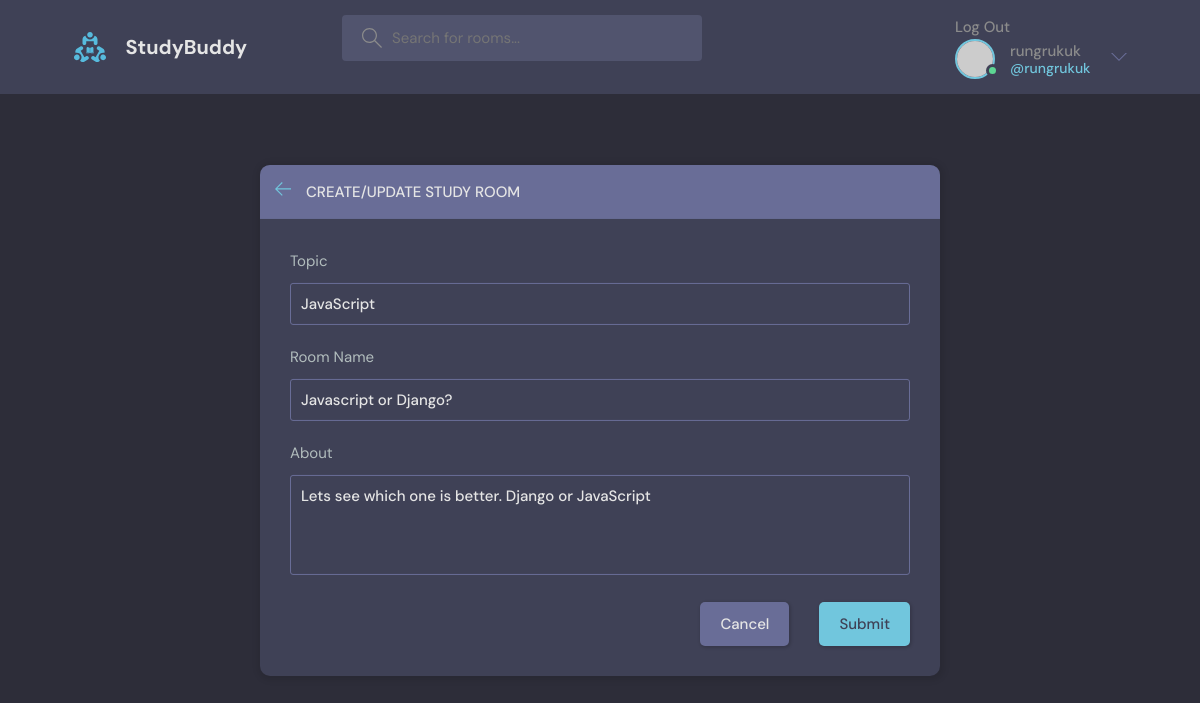
Page /update-room/12 (signed in) on the committed database.
### base/models.py (models this page shows, shortened)
class Room(models.Model):
    host = models.ForeignKey(User, on_delete=models.SET_NULL, null=True)
    topic = models.ForeignKey(Topic, on_delete=models.SET_NULL, null=True)
    name = models.CharField(max_length=50)
    description = models.TextField(max_length=50, null=True, blank=True)
    participants = models.ManyToManyField(User, related_name="participants", blank=True)
    updated = models.DateTimeField(auto_now=True)
    created = models.DateTimeField(auto_now_add=True)
    class Meta:
        ordering = ["-updated", "-created"]

class Topic(models.Model):
    name = models.CharField(max_length=200)

### base/views.py (the view, shortened to what this page needs)
# urls.py: path("update-room/<str:pk>", views.updateRoom, name="update-room"),
@login_required(login_url="login")
def updateRoom(request, pk):
    room = Room.objects.get(id=int(pk))
    form = RoomForm(instance=room)
    topics = Topic.objects.all()
    context = {"form": form, "topics": topics, "room": room}
    return render(request, "base/room_form.html", context)

### base/forms.py
class RoomForm(ModelForm):
    class Meta:
        model = Room
        fields = "__all__"
        exclude = ["host", "participants"]

### base/templates/base/room_form.html (shortened to what this page needs)
{% extends 'main.html' %}
{% block content %}
  <main class="create-room layout">
    <div class="container">
      <div class="layout__box">
        <div class="layout__boxHeader">
          <div class="layout__boxTitle">
            <a href="{% url 'home' %}">
              <svg version="1.1" xmlns="http://www.w3.org/2000/svg" width="32" height="32" viewBox="0 0 32 32">
                <title>arrow-left</title>
                <path
                  d="M13.723 2.286l-13.723 13.714 13.719 13.714 1.616-1.611-10.96-10.96h27.625v-2.286h-27.625l10.965-10.965-1.616-1.607z">
                </path>
              </svg>
            </a>
            <h3>Create/Update Study Room</h3>
          </div>
        </div>
        <div class="layout__body">
          <form class="form" action="" method ="POST">
            <div class="form__group">
              <label for="room_topic">Topic</label>
              <input required type="text" value = "{{room.topic.name}}" name="topic" list="topic-list" />
            </div>
            <div class="form__group">
              <label for="room_name">Room Name</label>
              {{form.name}}
            </div>
            <div class="form__group">
              <label for="room_description">About</label>
              {{form.description}}
            </div>
            <div class="form__action">
              <a class="btn btn--dark" href="index.html">Cancel</a>
              <button class="btn btn--main" type="submit">Submit</button>
            </div>
          </form>
        </div>
      </div>
    </div>
  </main>
{% endblock content %}

### templates/navbar.html (shortened to what this page needs)
{% load static %}
<header class="header header--loggedIn">
    <div class="container">
      <a href="{% url 'home' %}" class="header__logo">
        <img src="{% static 'images/logo.svg' %}" />
        <h1>StudyBuddy</h1>
      </a>
      <form method = "GET" action="{% url 'home' %}" class="header__search">
        <label>
          <input type = "text" name="q" placeholder="Search for rooms..." />
        </label>
      </form>
      <nav class="header__menu">
        {% if request.user.is_authenticated %}
            <a href="{% url 'logout' %}">Log Out</a>
            <div class="header__user">
                <a href="{% url 'user-profile' request.user.id %}">
                <div class="avatar avatar--medium active">
                    <img src="https://randomuser.me/api/portraits/men/37.jpg" />
                </div>
                <p>{{request.user.username}}<span>@{{request.user.username}}</span></p>
                </a>
                <button class="dropdown-button">
                <svg version="1.1" xmlns="http://www.w3.org/2000/svg" width="32" height="32" viewBox="0 0 32 32">
                    <title>chevron-down</title>
                    <path d="M16 21l-13-13h-3l16 16 16-16h-3l-13 13z"></path>
                </svg>
                </button>
            </div>
        {% else %}
            <a href="{% url 'login' %}">
                <img src="{% static 'images/avatar.svg' %}" />
                <p>Login</p>
            </a>
        {% endif %}
      </nav>
    </div>
  </header>

### rows in the picture
Room: topic "JavaScript", name "Javascript or Django?", description "Lets see which one is better. Django or JavaScript"

### other values in the picture
{{ request.user.username }} "rungrukuk"
